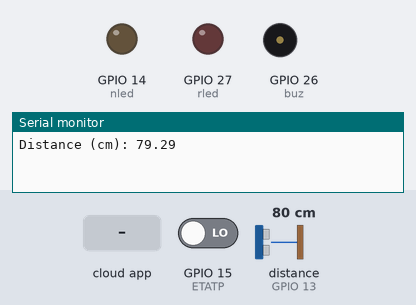
A sketch run on a simulated ESP32. Parts: output pins drawn as LEDs (lit = HIGH), buzzer (waves = sounding, pin HIGH), the last lines printed to the serial monitor. Wiring (inferred from the names in the program): ultrasonic range finder: trigger GPIO 12; echo GPIO 13. Inputs (shaded band) come from the test bench; at power-on: GPIO 15 (ETATP) LOW, distance to the obstacle (sensor on GPIO 13) 80 cm. The echo pulse lasts 58.3 µs per cm; WiFi joins after 1.5 s; servers stay silent unless stated; pins used as bus, display or sensor lines are not drawn.

Above: at 2.7 s.
2.8 s: GPIO 15 (ETATP) driven HIGH
At 4.1 s:
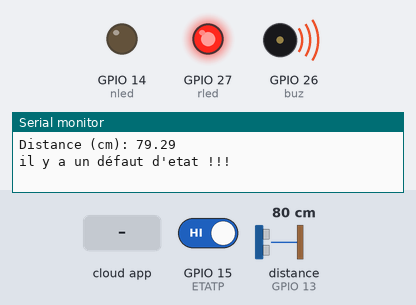
16.8 s: the phone or cloud app sets buzz to 1
At 21.0 s:
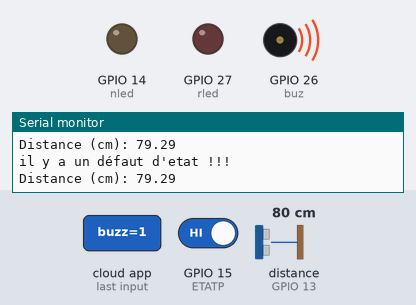
24.5 s: the phone or cloud app sets night_led to 1
At 31.0 s:
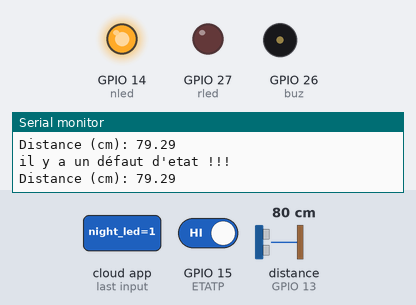
36.1 s: the phone or cloud app sets red_led to 1
At 40.9 s:
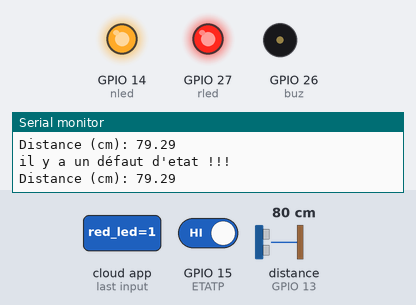
43.7 s: the phone or cloud app sets buzz to 1
53.3 s: the phone or cloud app sets night_led to 0
At 59.6 s:
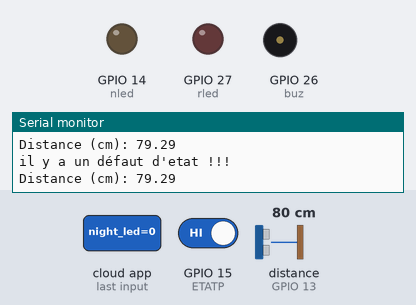
Timing chart, 0 to 64.9 s (numbered marks = the images above; inputs shaded):
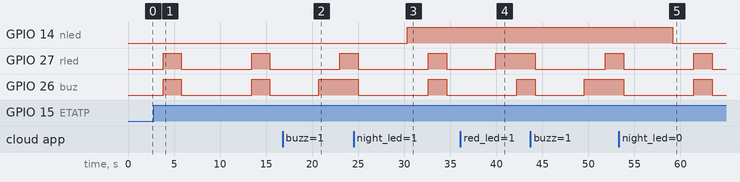

The sketch:

Untitled_may28a.ino
```cpp
#include "arduino_secrets.h"
/*
  Sketch generated by the Arduino IoT Cloud Thing "Untitled"
  https://create.arduino.cc/cloud/things/136ea4a5-2b1a-4395-a37a-9f6aa1bb775b

  Arduino IoT Cloud Variables description

  The following variables are automatically generated and updated when changes are made to the Thing

  float dist;
  CloudLight buzz;
  CloudLight night_led;
  CloudLight red_led;
  int etat;

  Variables which are marked as READ/WRITE in the Cloud Thing will also have functions
  which are called when their values are changed from the Dashboard.
  These functions are generated with the Thing and added at the end of this sketch.
*/
#include "thingProperties.h"
#include "ThingSpeak.h"
unsigned long myChanne2Number = 1700128;
const char * myWriteAPIKey = "8QJO1ZNM6FVHCPGO";
WiFiClient client;

//////////////////////////////

#define SOUND_SPEED 0.034
#define CM_TO_INCH 0.393701

int ETATP = 15; // pin 2 for front-left sensor

const int trigPin = 12;
const int echoPin = 13;
long duration;
float distanceCm;

int nled = 14;

int rled = 27;

int buz = 26;


void setup() {
  // Initialize serial and wait for port to open:
  Serial.begin(9600);
  // This delay gives the chance to wait for a Serial Monitor without blocking if none is found
  delay(1500);

  // Defined in thingProperties.h
  initProperties();

  // Connect to Arduino IoT Cloud
  ArduinoCloud.begin(ArduinoIoTPreferredConnection);
  ThingSpeak.begin(client);

  /*
     The following function allows you to obtain more information
     related to the state of network and IoT Cloud connection and errors
     the higher number the more granular information you’ll get.
     The default is 0 (only errors).
     Maximum is 4
  */

  pinMode(trigPin, OUTPUT); // Sets the trigPin as an Output
  pinMode(echoPin, INPUT); // Sets the echoPin as an Input
  pinMode(nled, OUTPUT);
  pinMode(rled, OUTPUT);
  pinMode(buz, OUTPUT);
  pinMode(ETATP, INPUT);


  setDebugMessageLevel(2);
  ArduinoCloud.printDebugInfo();
}

void loop() {
  ArduinoCloud.update();
  // Your code here
  onDistChange();
  onEtatChange();
  delay(5000);
}

/*
  Since Dist is READ_WRITE variable, onDistChange() is
  executed every time a new value is received from IoT Cloud.
*/
void onDistChange()  {
  // Add your code here to act upon Dist change
  // Clears the trigPin
  digitalWrite(trigPin, LOW);
  delayMicroseconds(2);
  // Sets the trigPin on HIGH state for 10 micro seconds
  digitalWrite(trigPin, HIGH);
  delayMicroseconds(10);
  digitalWrite(trigPin, LOW);

  // Reads the echoPin, returns the sound wave travel time in microseconds
  duration = pulseIn(echoPin, HIGH);

  // Calculate the distance
  distanceCm = duration * SOUND_SPEED / 2;

  // Prints the distance in the Serial Monitor
  Serial.print("Distance (cm): ");
  Serial.println(distanceCm);
  dist = distanceCm;

  if (distanceCm < 30)
  {
    buzz = 1;
    red_led=1;
    onBuzzChange();
    onRedLedChange();
    delay(1000);
    buzz = 0;
    red_led=0;
    onBuzzChange();
    onRedLedChange();
  }

  ThingSpeak.writeField(myChanne2Number, 1, distanceCm , myWriteAPIKey);

  delay(1000);

}

/*
  Since RedLed is READ_WRITE variable, onRedLedChange() is
  executed every time a new value is received from IoT Cloud.
*/
void onRedLedChange()  {
  // Add your code here to act upon RedLed change
  if (red_led == 1)
  {
    digitalWrite(rled, HIGH);
  }
  else
  {
    digitalWrite(rled, LOW);
  }
}

/*
  Since NightLed is READ_WRITE variable, onNightLedChange() is
  executed every time a new value is received from IoT Cloud.
*/
void onNightLedChange()  {
  // Add your code here to act upon NightLed change
  if (night_led == 1)
  {
    digitalWrite(nled, HIGH);
  }
  else
  {
    digitalWrite(nled, LOW);
  }

}

/*
  Since Buzz is READ_WRITE variable, onBuzzChange() is
  executed every time a new value is received from IoT Cloud.
*/
void onBuzzChange()  {
  // Add your code here to act upon Buzz change
  if (buzz == 1)
  {
    digitalWrite(buz, HIGH);
  }
  else
  {
    digitalWrite(buz, LOW);
  }
}


/*
  Since Etat is READ_WRITE variable, onEtatChange() is
  executed every time a new value is received from IoT Cloud.
*/


void onEtatChange()  {
  // Add your code here to act upon Etat change
  // ETATP Sensor code for Robojax.com
  delay(1000);
  int TILT_SENSED = digitalRead(ETATP);// read TILT sensor

  etat = TILT_SENSED ;

  // if ETATP is sensed

  if ( TILT_SENSED == 1)
  {
    red_led = 1;
    onRedLedChange();
    buzz = 1;
    onBuzzChange();
    Serial.println("il y a un défaut d'etat !!!");
    delay(2000);
    buzz = 0;
    onBuzzChange();
    red_led = 0;
    onRedLedChange();
  }
  else
  {
    Serial.println("Normal");
  }
  ThingSpeak.writeField(myChanne2Number, 2, TILT_SENSED , myWriteAPIKey);

}
```

arduino_secrets.h
```cpp
#define SECRET_SSID ""
#define SECRET_OPTIONAL_PASS ""
#define SECRET_DEVICE_KEY ""
```

thingProperties.h
```cpp
// Code generated by Arduino IoT Cloud, DO NOT EDIT.

#include <ArduinoIoTCloud.h>
#include <Arduino_ConnectionHandler.h>

const char DEVICE_LOGIN_NAME[]  = "d6d26f79-bdaa-4fc4-a2ce-8d84dd0d8e3b";

const char SSID[]               = SECRET_SSID;    // Network SSID (name)
const char PASS[]               = SECRET_OPTIONAL_PASS;    // Network password (use for WPA, or use as key for WEP)
const char DEVICE_KEY[]  = SECRET_DEVICE_KEY;    // Secret device password

void onDistChange();
void onBuzzChange();
void onNightLedChange();
void onRedLedChange();
void onEtatChange();

float dist;
CloudLight buzz;
CloudLight night_led;
CloudLight red_led;
int etat;

void initProperties(){

  ArduinoCloud.setBoardId(DEVICE_LOGIN_NAME);
  ArduinoCloud.setSecretDeviceKey(DEVICE_KEY);
  ArduinoCloud.addProperty(dist, READWRITE, ON_CHANGE, onDistChange);
  ArduinoCloud.addProperty(buzz, READWRITE, ON_CHANGE, onBuzzChange);
  ArduinoCloud.addProperty(night_led, READWRITE, ON_CHANGE, onNightLedChange);
  ArduinoCloud.addProperty(red_led, READWRITE, ON_CHANGE, onRedLedChange);
  ArduinoCloud.addProperty(etat, READWRITE, ON_CHANGE, onEtatChange);

}

WiFiConnectionHandler ArduinoIoTPreferredConnection(SSID, PASS);
```

Measured:
- after the input at 2.8 s, GPIO 27 (rled), GPIO 26 (buz): alternates HIGH for 2.0 s and LOW for 7.6 s, starting after 1.0 s
- after the input at 16.8 s, GPIO 26 (buz): LOW → HIGH after 3.9 s instead of 6.2 s
- after the input at 24.5 s, GPIO 14 (nled): LOW → HIGH after 5.8 s
- after the input at 36.1 s, GPIO 27 (rled): LOW → HIGH after 3.8 s instead of 6.1 s
- after the input at 53.3 s, GPIO 14 (nled): HIGH → LOW after 5.8 s
